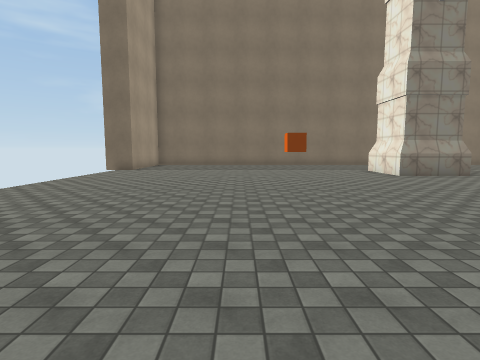
[1] (above)

20 first-person views from a walk through a scene from a Unity 3-D project. The camera is 1.5 m above the floor, tilts 6° down and sees 80° across. The floor is counted in squares, 2 m on a side. Each view is taken from the middle of a square. On the plan, view 1 faces up. The plan holds only what a view shows up to about 10 squares ahead; the rest is blank. The place goes on beyond the plan. The player character is not drawn. Some surface patterns are stand-ins.

[2]
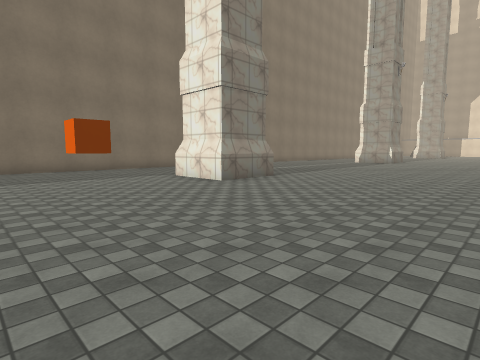

[3]
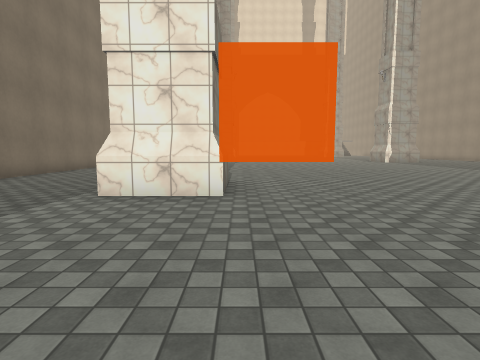

[4]
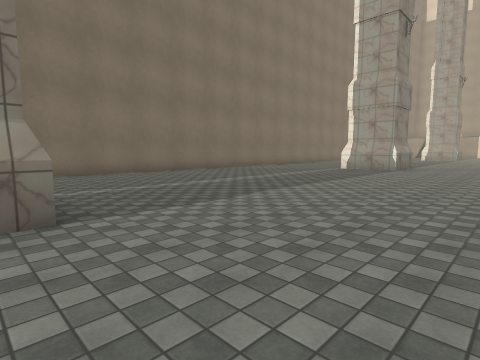

[5]
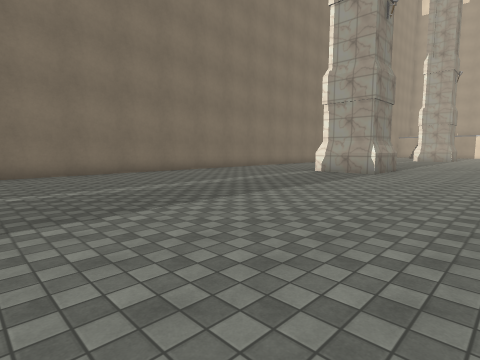

[6]
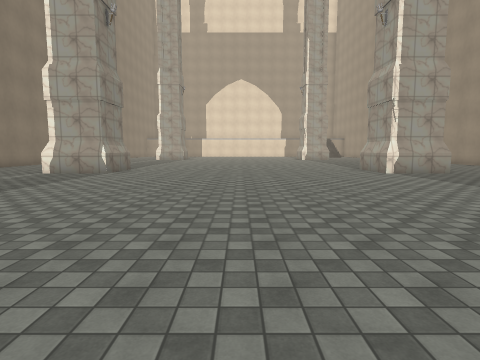

[7]
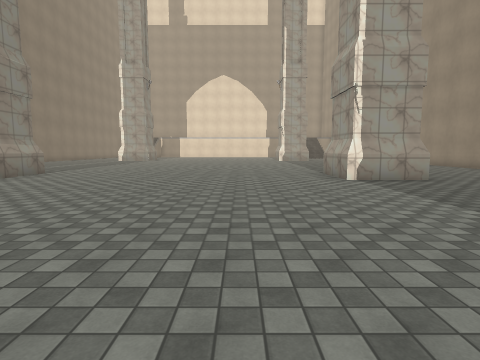

[8]
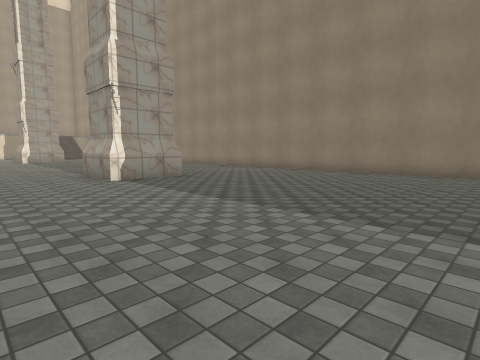

[9]
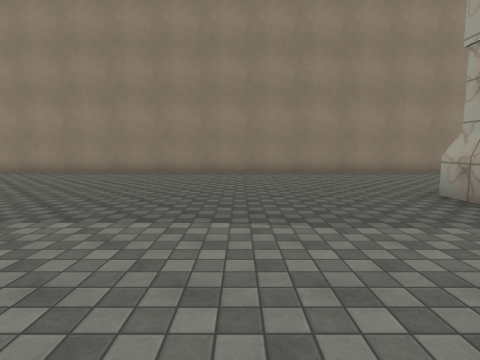

[10]
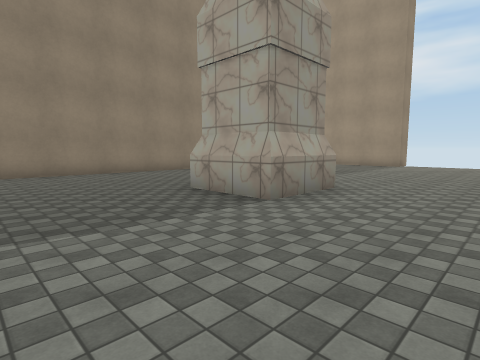

[11]
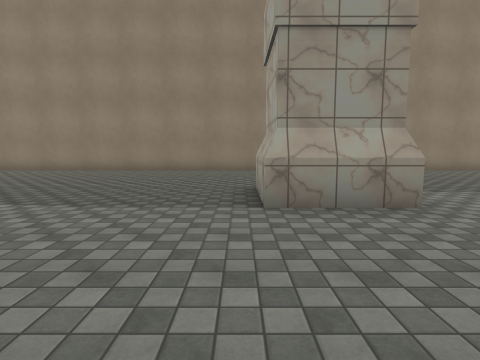

[12]
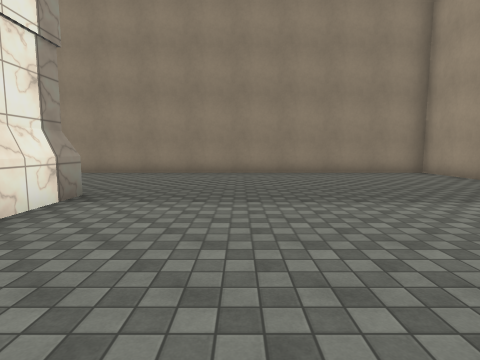

[13]
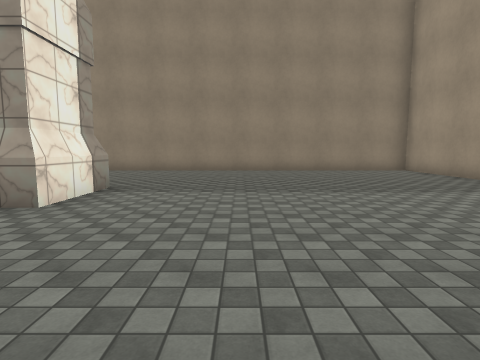

[14]
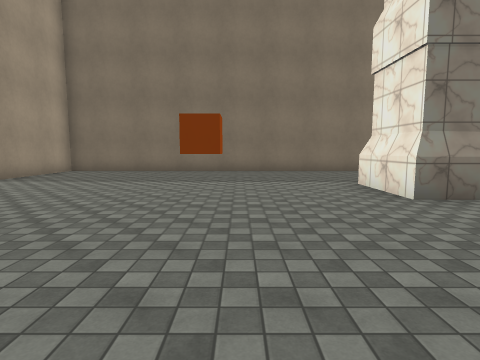

[15]
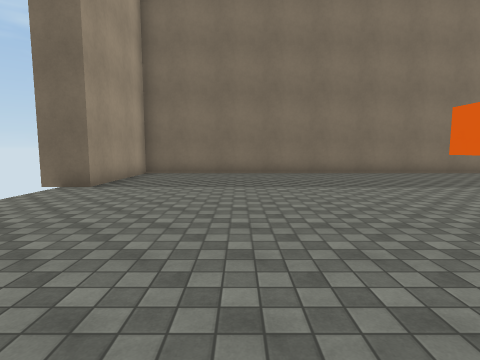

[16]
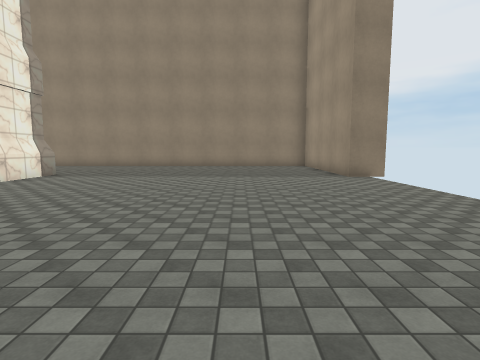

[17]
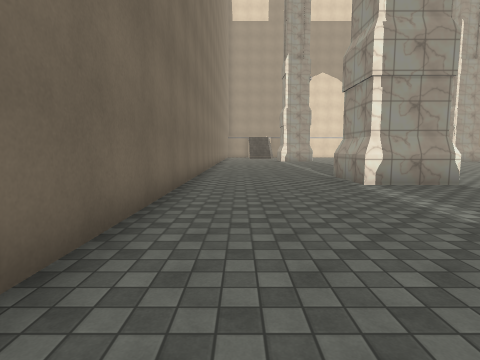

[18]
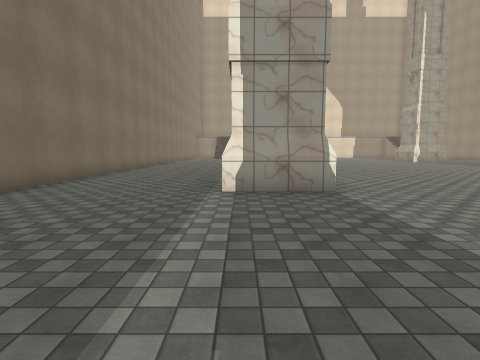

[19]
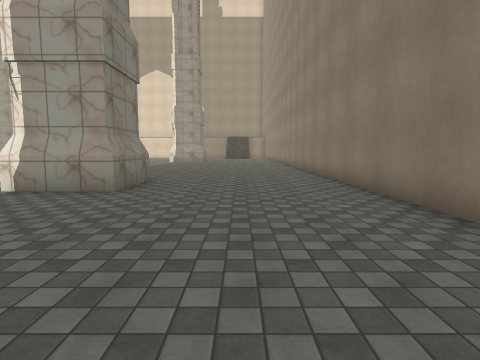

[20]
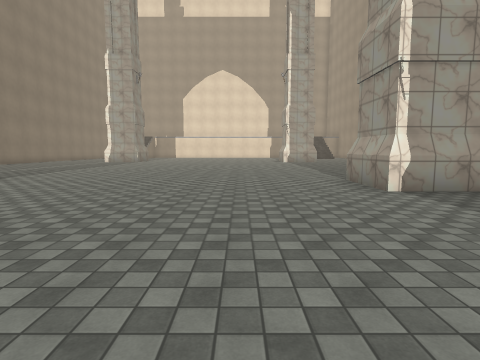

### Floor plan
Points are (right, up) in squares from view 1. A wall is a line through its corners. A room is listed if a view was taken in it or the views show most of it. See-through windows are left out.
Room 1 (views 1, 2, 3, 4, 5, 6, 7, 8, 9, 10, 11, 12, 13, 14, 15, 16, 17, 18, 19, 20)
walls: (6.8, 8.3) (4.6, 8.3) (4.6, 10.4); (4.6, -2.7) (4.6, -0.7) (6.7, -0.7) (6.7, -2.7); (19.3, 8.3) (17.1, 8.3) (17.1, 10.3) (19.2, 10.3); (19.2, -2.7) (17.1, -2.7) (17.1, -0.7) (19.3, -0.7); (-5.1, -2) (-4.1, -2) (-4.1, -7.5) (22.1, -7.5); (22.1, 14.2) (-4.1, 14.2) (-4.1, 10.8) (-5.1, 10.8)

Positions as (right, up) in squares from view 1, and headings:
1: (0, 0), facing up
2: (0, 3), facing up-right
3: (0, 8), facing right
4: (6, 5), facing up-right
5: (8, 5), facing up-right
6: (8, 4), facing right
7: (10, 2), facing right
8: (10, 2), facing down-right
9: (10, 2), facing down
10: (10, 2), facing down-left
11: (7, 3), facing down
12: (2, 2), facing down
13: (2, 3), facing down
14: (2, 4), facing up
15: (-1, 5), facing up
16: (-1, 6), facing down
17: (11, 13), facing right
18: (12, 10), facing right
19: (12, -5), facing right
20: (12, 2), facing right
